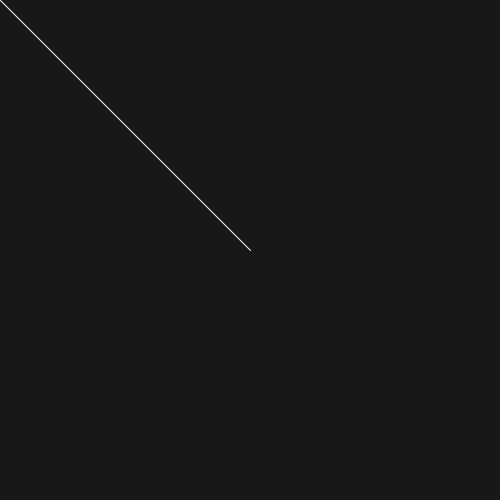
Frame 1 (no input)
Frame 60 (the mouse pressed at the canvas centre just before this capture): identical to frame 1, image omitted
Frame 120 (the mouse held since frame 60 and released just before this capture): blank canvas, image omitted

The Processing sketch that drew this single still picture (run headless with seeded random() and noise(); from frame 60 on, the mouse is pressed at the canvas centre):

// Processing sketch: CH1_3SimpleVectorSub
// ── CH1_3SimpleVectorSub.pde
void setup() {
    size(500, 500);
    background(24);
    stroke(255);
}

void draw() {
    background(24);
    PVector mouse = new PVector(mouseX, mouseY);
    PVector center = new PVector(width/2, height/2);

    mouse.sub(center);

    translate(width/2, height/2);
    line(0, 0, mouse.x, mouse.y);
}
